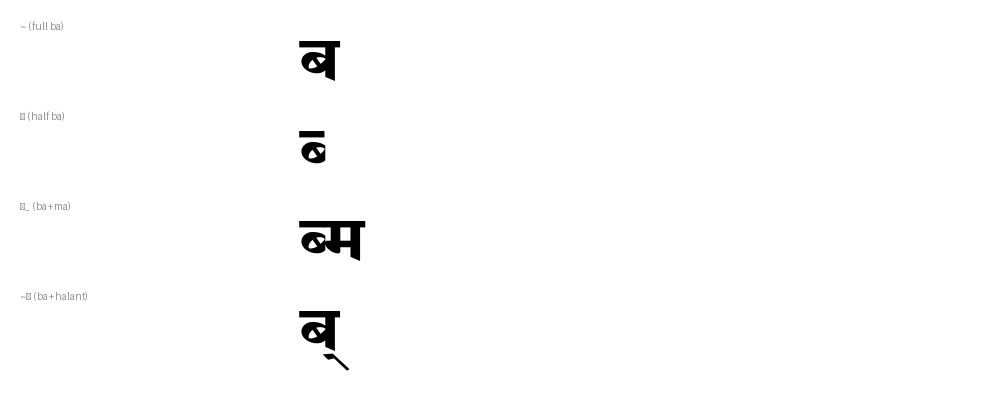

Reproduce this figure in Python.
from PIL import Image, ImageDraw, ImageFont

font_path = "/home/samuelvictor/Downloads/Shreelipi_4642.TTF"
font = ImageFont.truetype(font_path, 80)

items = [
    ("~ (full ba)", "~"),
    ("ã (half ba)", "ã"),
    ("ã_ (ba+ma)", "ã_"),
    ("~² (ba+halant)", "~²"),
]

img = Image.new('RGB', (1000, len(items)*100), color=(255, 255, 255))
draw = ImageDraw.Draw(img)

y = 20
for label, txt in items:
    draw.text((20, y), label, fill=(150, 150, 150))
    draw.text((300, y), txt, font=font, fill=(0, 0, 0))
    y += 90

img.save("scratch/check_ba_half.png")
print("Saved scratch/check_ba_half.png")
